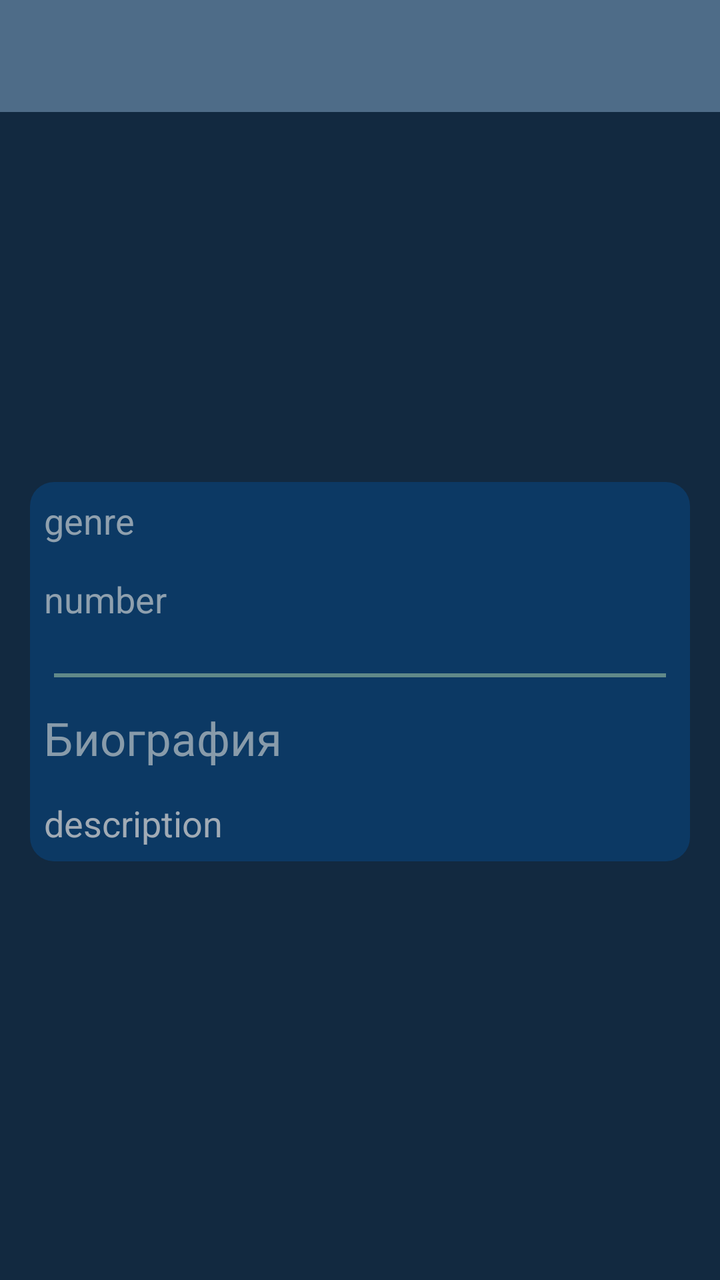
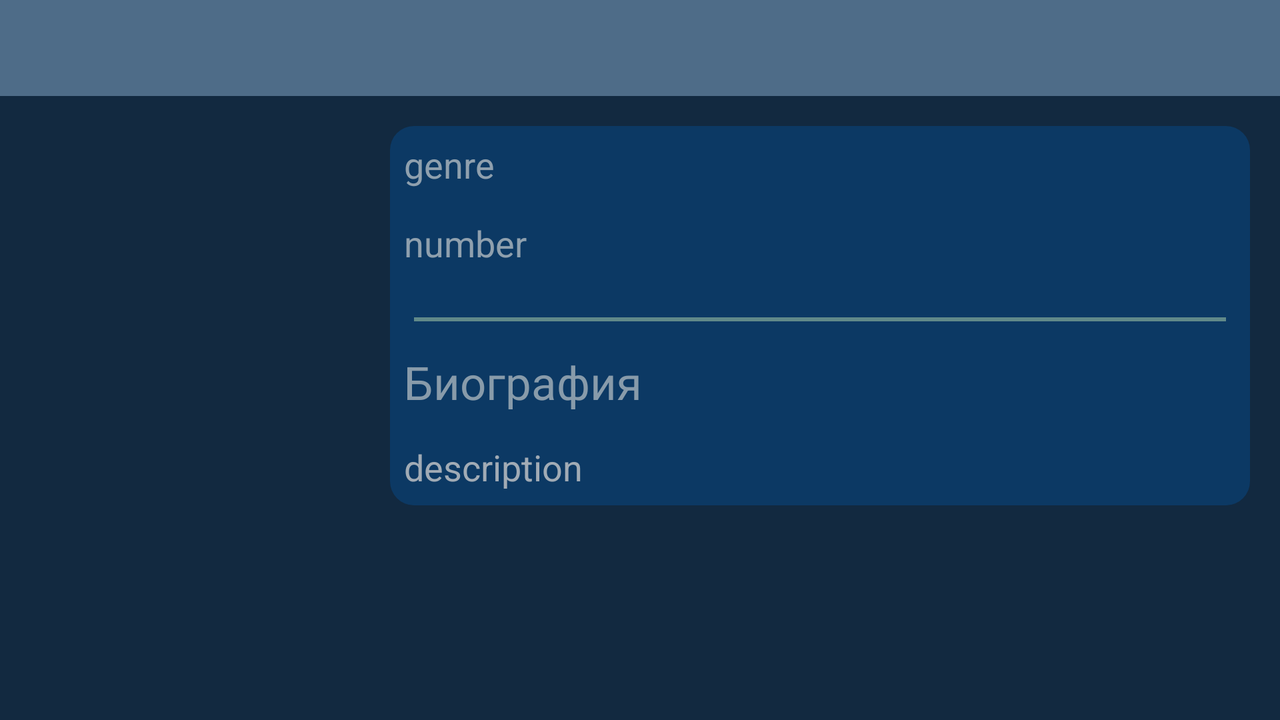

The same Android screen from two of the app's own layout files: first res/layout/ as a phone draws it, then the author's variant for another configuration, drawn on a device whose configuration selects that folder. Both files follow.
<!-- AndroidManifest.xml: application theme AppTheme -->
<!-- res/layout/activity_current_artist.xml -->
<?xml version="1.0" encoding="utf-8"?>
<LinearLayout xmlns:android="http://schemas.android.com/apk/res/android"
    xmlns:tools="http://schemas.android.com/tools"
    android:layout_width="match_parent"
    android:layout_height="match_parent"
    android:orientation="vertical"
    android:background="#122940"
    >

    <include layout="@layout/include_toolbar"></include>

    <ScrollView android:id="@+id/textAreaScroller"
        android:layout_width="match_parent"
        android:layout_height="wrap_content"
        android:scrollbars="vertical">

    <RelativeLayout
        android:layout_width="match_parent"
        android:layout_height="match_parent"
        android:padding="15dp"
        android:id="@+id/activity_current_artist_relativelayout"
        >

        <ImageView
            android:id="@+id/activity_current_artist_image"
            android:layout_width="@dimen/image_width_small"
            android:layout_height="@dimen/image_height_small"
            android:adjustViewBounds="true"
            android:layout_marginBottom ="20dp"
            android:clickable="true"
            android:layout_centerHorizontal="true" />



        <LinearLayout
            android:layout_width="match_parent"
            android:layout_height="wrap_content"
            android:layout_below="@+id/activity_current_artist_image"
            android:background="@drawable/layout_background"

    android:orientation="vertical">

        <TextView
            android:id="@+id/activity_current_artist_genre"
            android:layout_width="match_parent"
            android:layout_height="wrap_content"
            android:textSize="@dimen/font_size_medium"
            android:text="genre"
            android:padding="5dp"
            android:textColor="#8fa0ae"
            android:layout_marginBottom="5dp"
            />
        <TextView
            android:id="@+id/activity_current_artist_numbers"
            android:layout_width="match_parent"
            android:layout_height="wrap_content"
            android:textSize="@dimen/font_size_medium"
            android:textColor="#8fa0ae"
            android:layout_marginBottom="15dp"
            android:padding="5dp"
            android:text="number"
            />

        <View
            android:id="@+id/border"
            android:layout_width="match_parent"
            android:layout_marginTop="5dp"
            android:layout_marginBottom="10dp"
            android:layout_marginRight="10dp"
            android:layout_marginLeft="10dp"
            android:background="#618989"
            android:layout_height="2dp"
            />

        <TextView
            android:id="@+id/activity_current_artist_biographie"
            android:layout_width="match_parent"
            android:layout_height="wrap_content"
            android:text="Биография"
            android:layout_marginBottom="5dp"
            android:textSize="@dimen/font_size_large"
            android:textColor="#889baa"
            android:padding="5dp"
            />
                <TextView
                    android:id="@+id/activity_current_artist_description"
                    android:layout_width="match_parent"
                    android:layout_height="wrap_content"
                    android:text="description"
                    android:textColor="#a1abb5"
                    android:textSize="@dimen/font_size_medium"
                    android:padding="5dp"
                    />
            </LinearLayout>

    </RelativeLayout>
    </ScrollView>
</LinearLayout>
<!-- res/layout/include_toolbar.xml (included above) -->
<?xml version="1.0" encoding="utf-8"?>
<android.support.v7.widget.Toolbar xmlns:android="http://schemas.android.com/apk/res/android"
    android:layout_width="match_parent"
    android:layout_height="wrap_content"
    xmlns:app="http://schemas.android.com/apk/res-auto"
    android:background="?attr/colorPrimary"
    app:theme="@style/MyThemeOverlay.ActionBar"
    android:id="@+id/include_toolbar"/>
<!-- resources referenced by this layout -->
<resources>
  <dimen name="font_size_large">23sp</dimen>
  <dimen name="font_size_medium">18sp</dimen>
  <dimen name="image_height_small">150dp</dimen>
  <dimen name="image_width_small">150dp</dimen>
  <!-- drawable layout_background (drawable) -->
  <?xml version="1.0" encoding="UTF-8"?>
  <shape xmlns:android="http://schemas.android.com/apk/res/android">
      <solid android:color="#0c3964"/>
      <padding android:left="2dp"
          android:top="2dp"
          android:right="2dp"
          android:bottom="2dp"
          />
      <corners android:bottomRightRadius="12dp" android:bottomLeftRadius="12dp"
          android:topLeftRadius="12dp" android:topRightRadius="12dp"/>
  </shape>
  <style name="MyThemeOverlay.ActionBar" parent="ThemeOverlay.AppCompat.Dark.ActionBar">
          <item name="searchViewStyle">@style/SearchViewStyleMyApp</item>
      </style>
  <style name="AppTheme" parent="Theme.AppCompat.Light.NoActionBar">
          
          <item name="colorPrimary">#4e6c88</item>
          <item name="windowActionModeOverlay">true</item>
      </style>
  <style name="SearchViewStyleMyApp" parent="Widget.AppCompat.SearchView">
          <item name="queryBackground">@drawable/search_view_background</item>
          <item name="android:maxWidth">2000dp</item>
      </style>
  <!-- drawable search_view_background (drawable) -->
  <?xml version="1.0" encoding="utf-8"?>
  <shape xmlns:android="http://schemas.android.com/apk/res/android"
      android:shape="rectangle" >
  
      <solid android:color="@color/colorSearchView" />
  
      <corners android:radius="10dp" />
  
      <stroke
          android:width="1dp"
          android:color="@android:color/white" />
  
  </shape>
  <color name="colorSearchView">#383942</color>
</resources>
<!-- res/layout-land/activity_current_artist.xml (the author's variant of the layout above) -->
<!-- drawn on the phone turned sideways -->
<?xml version="1.0" encoding="utf-8"?>
<LinearLayout xmlns:android="http://schemas.android.com/apk/res/android"
    xmlns:tools="http://schemas.android.com/tools"
    android:layout_width="match_parent"
    android:layout_height="match_parent"
    android:orientation="vertical"
    android:background="#122940"
    >

    <include layout="@layout/include_toolbar"></include>

    <ScrollView android:id="@+id/textAreaScroller"
        android:layout_width="match_parent"
        android:layout_height="wrap_content"
        android:scrollbars="vertical">

        <RelativeLayout
            android:layout_width="match_parent"
            android:layout_height="match_parent"
            android:padding="15dp"
            android:id="@+id/activity_current_artist_relativelayout"
            >

            <ImageView
                android:id="@+id/activity_current_artist_image"
                android:layout_width="@dimen/image_width_medium"
                android:layout_height="@dimen/image_height_medium"
                android:adjustViewBounds="true"
                android:layout_marginBottom ="20dp"
                android:clickable="true"
                 />

            <LinearLayout
                android:layout_width="match_parent"
                android:layout_height="wrap_content"
                android:layout_toRightOf="@+id/activity_current_artist_image"
                android:layout_marginLeft="10dp"
                android:background="@drawable/layout_background"
                android:orientation="vertical">

                <TextView
                    android:id="@+id/activity_current_artist_genre"
                    android:layout_width="match_parent"
                    android:layout_height="wrap_content"
                    android:textSize="@dimen/font_size_medium"
                    android:text="genre"
                    android:padding="5dp"
                    android:textColor="#8fa0ae"
                    android:layout_marginBottom="5dp"
                    />
                <TextView
                    android:id="@+id/activity_current_artist_numbers"
                    android:layout_width="match_parent"
                    android:layout_height="wrap_content"
                    android:textSize="@dimen/font_size_medium"
                    android:textColor="#8fa0ae"
                    android:layout_marginBottom="15dp"
                    android:padding="5dp"
                    android:text="number"
                    />
                <View
                    android:id="@+id/border"
                    android:layout_width="match_parent"
                    android:layout_marginTop="5dp"
                    android:layout_marginBottom="10dp"
                    android:layout_marginRight="10dp"
                    android:layout_marginLeft="10dp"
                    android:background="#618989"
                    android:layout_height="2dp"
                    />

                <TextView
                    android:id="@+id/activity_current_artist_biographie"
                    android:layout_width="match_parent"
                    android:layout_height="wrap_content"
                    android:text="Биография"
                    android:layout_marginBottom="5dp"
                    android:textSize="@dimen/font_size_large"
                    android:textColor="#889baa"
                    android:padding="5dp"
                    />
                <TextView
                    android:id="@+id/activity_current_artist_description"
                    android:layout_width="match_parent"
                    android:layout_height="wrap_content"
                    android:text="description"
                    android:textColor="#a1abb5"
                    android:textSize="@dimen/font_size_medium"
                    android:padding="5dp"
                    />

            </LinearLayout>
        </RelativeLayout>
    </ScrollView>
</LinearLayout>
<!-- resources referenced by the variant -->
<!-- as the phone turned sideways resolves them -->
<resources>
  <dimen name="font_size_large">23sp</dimen>
  <dimen name="font_size_medium">18sp</dimen>
  <dimen name="image_height_medium">170dp</dimen>
  <dimen name="image_width_medium">170dp</dimen>
  <!-- drawable layout_background (drawable) -->
  <?xml version="1.0" encoding="UTF-8"?>
  <shape xmlns:android="http://schemas.android.com/apk/res/android">
      <solid android:color="#0c3964"/>
      <padding android:left="2dp"
          android:top="2dp"
          android:right="2dp"
          android:bottom="2dp"
          />
      <corners android:bottomRightRadius="12dp" android:bottomLeftRadius="12dp"
          android:topLeftRadius="12dp" android:topRightRadius="12dp"/>
  </shape>
  <style name="MyThemeOverlay.ActionBar" parent="ThemeOverlay.AppCompat.Dark.ActionBar">
          <item name="searchViewStyle">@style/SearchViewStyleMyApp</item>
      </style>
  <style name="AppTheme" parent="Theme.AppCompat.Light.NoActionBar">
          
          <item name="colorPrimary">#4e6c88</item>
          <item name="windowActionModeOverlay">true</item>
      </style>
  <style name="SearchViewStyleMyApp" parent="Widget.AppCompat.SearchView">
          <item name="queryBackground">@drawable/search_view_background</item>
          <item name="android:maxWidth">2000dp</item>
      </style>
  <!-- drawable search_view_background (drawable) -->
  <?xml version="1.0" encoding="utf-8"?>
  <shape xmlns:android="http://schemas.android.com/apk/res/android"
      android:shape="rectangle" >
  
      <solid android:color="@color/colorSearchView" />
  
      <corners android:radius="10dp" />
  
      <stroke
          android:width="1dp"
          android:color="@android:color/white" />
  
  </shape>
  <color name="colorSearchView">#383942</color>
</resources>
